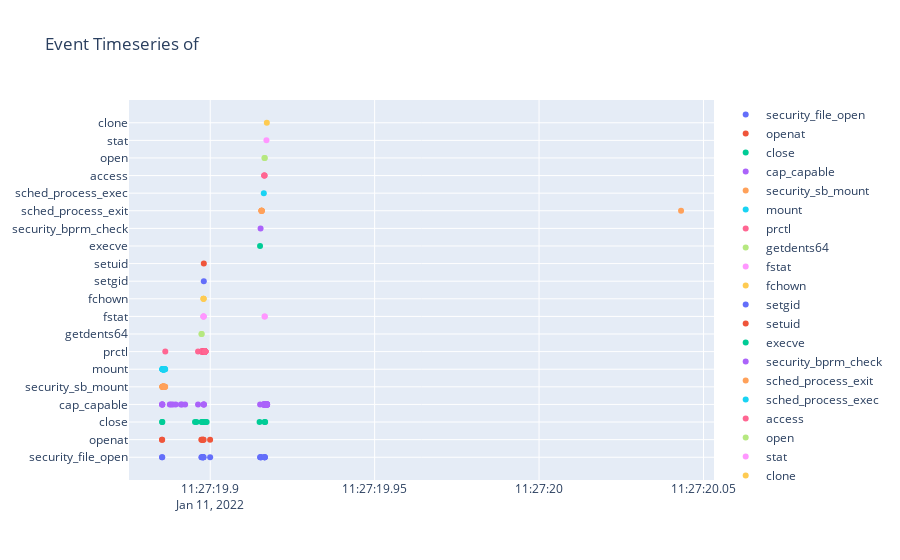

Notebook source saved alongside this figure:
### Code cell
syscall_timeseires(only_con, [1])
